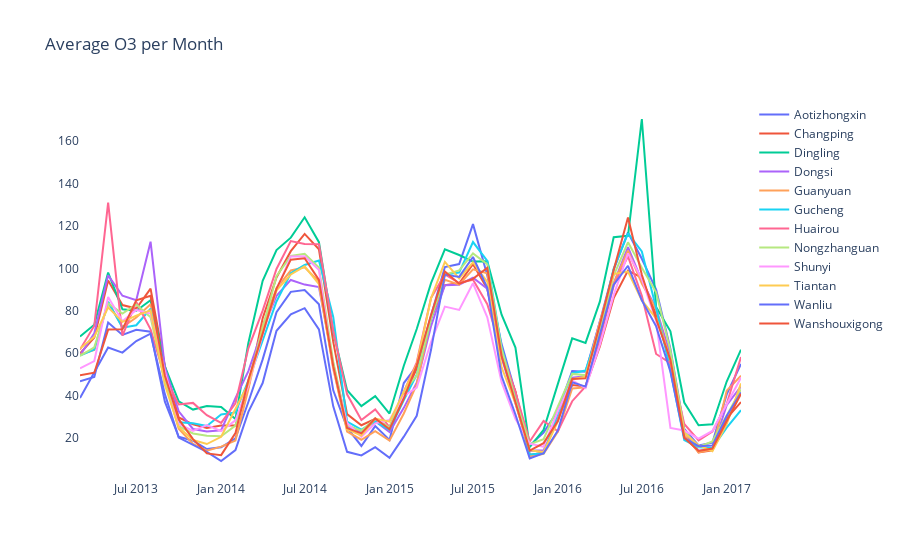

The notebook cell saved with this chart:
### Markdown cell above
#### O3 (Ozone)

### Code cell
fig = go.Figure()

for station in stations:
    fig.add_trace(go.Scatter(
        x=v1[v1['station'] == station]['year_month'],
        y=v1[v1['station'] == station]['O3'], 
        mode='lines', 
        name=station 
    ))

fig.update_layout(
    title='Average O3 per Month',
    showlegend=True,
    plot_bgcolor='white',
)
